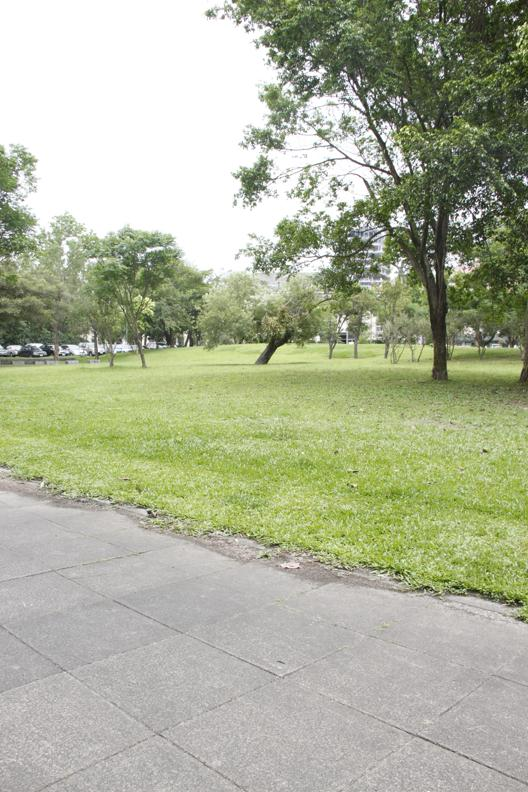
//> input picture src/Img/1.jpg, 528 x 792 px
$ ./main ../Img/1.jpg ../Img/2.jpg   (built with g++ and OpenCV 4)
//> lines starting //> are read from the running program, lines starting //| are printed output that depends on the picture
### src/Inc/Tools.hpp
#pragma once
#include <opencv2/opencv.hpp>
#include <Homography.hpp>

cv::Mat drawMatchedPoints(cv::Mat img1, cv::Mat img2, std::vector<cv::Point2f> pointsA, std::vector<cv::Point2f> pointsB);
void test_speed(std::vector<cv::Point2f> points1, std::vector<cv::Point2f> points2, Homography homography, size_t start_i, size_t end_i, size_t step_i);
void test_accuracy(std::vector<cv::Point2f> points1, std::vector<cv::Point2f> points2, Homography homography, size_t start_i, size_t end_i, size_t step_i);

### src/Inc/RANSAC.hpp
#pragma once
#include <opencv2/opencv.hpp>

void selectRandomSample(std::vector<cv::Point2f> &pointsA, std::vector<cv::Point2f> &pointsB, std::vector<cv::Point2f> &pickedPointsA, std::vector<cv::Point2f> &pickedPointsB);
int countInliers(std::vector<cv::Point2f> const &srcPoints, std::vector<cv::Point2f> const &dstPoints, cv::Mat const &H, double distanceThreshold);
cv::Point2f applyHomography(const cv::Mat& H, const cv::Point2f& point);

### src/Inc/Homography.hpp
#pragma once
#include <string>
#include <opencv2/opencv.hpp>
#include <iostream>

typedef cv::Mat (*HomographyFinder)(std::vector<cv::Point2f>, std::vector<cv::Point2f>);

class Performance
{
public:
    std::chrono::duration<double, std::milli> timeTaken;
    int inlierCount;
    std::vector<int> total;
    friend std::ostream& operator<<(std::ostream& os, const Performance& perf);
};

class Homography
{
private:
    HomographyFinder findHomography;
public:
    Homography(HomographyFinder findHomography);
    ~Homography();
    Performance perf;
    int maxIterations = 10000;
    double distanceThreshold = 3;
    cv::Mat find(std::vector<cv::Point2f> &pointsA, std::vector<cv::Point2f> &pointsB);
    static cv::Mat CV(std::vector<cv::Point2f> pointsA, std::vector<cv::Point2f> pointsB);
    static cv::Mat DLT(std::vector<cv::Point2f> pointsA, std::vector<cv::Point2f> pointsB);
    static cv::Mat eigenDLT(std::vector<cv::Point2f> pointsA, std::vector<cv::Point2f> pointsB);
};

### src/Inc/main.hpp
#pragma once
#include <opencv2/opencv.hpp>

### src/Src/eigenDLT.cpp
#include <Eigen/Dense>
#include <opencv2/opencv.hpp>
#include <opencv2/core/eigen.hpp>
#include <Homography.hpp>
#include <vector>


cv::Mat Homography::eigenDLT(std::vector<cv::Point2f> srcPoints, std::vector<cv::Point2f> dstPoints) {
    Eigen::MatrixXd A(8, 9);

    for (size_t i = 0; i < srcPoints.size(); ++i) {
        double x = srcPoints[i].x, y = srcPoints[i].y;
        double u = dstPoints[i].x, v = dstPoints[i].y;

        A(2 * i, 0) = -x;
        A(2 * i, 1) = -y;
        A(2 * i, 2) = -1;
        A(2 * i, 3) = 0;
        A(2 * i, 4) = 0;
        A(2 * i, 5) = 0;
        A(2 * i, 6) = x * u;
        A(2 * i, 7) = y * u;
        A(2 * i, 8) = u;

        A(2 * i + 1, 0) = 0;
        A(2 * i + 1, 1) = 0;
        A(2 * i + 1, 2) = 0;
        A(2 * i + 1, 3) = -x;
        A(2 * i + 1, 4) = -y;
        A(2 * i + 1, 5) = -1;
        A(2 * i + 1, 6) = x * v;
        A(2 * i + 1, 7) = y * v;
        A(2 * i + 1, 8) = v;
    }

    Eigen::JacobiSVD<Eigen::MatrixXd> svd(A, Eigen::ComputeFullV);
    Eigen::VectorXd h = svd.matrixV().col(8);
    h /= h(8); // Normalize so that the last element is 1

    cv::Mat H;
    cv::eigen2cv(h, H);
    // resize M
    H = H.reshape(0, 3);
    // [5 lines of commented-out code are left out]

    return H;
}

### src/Src/Tools.cpp
#include <Tools.hpp>
#include <opencv2/opencv.hpp>
#include <RANSAC.hpp>

cv::Mat drawMatchedPoints(cv::Mat img1, cv::Mat img2, std::vector<cv::Point2f> pointsA, std::vector<cv::Point2f> pointsB)
{
    // Draw points on image 1
    for (const auto& point : pointsA) {
        cv::circle(img1, point, 5, cv::Scalar(0, 0, 255), -1); // Red color
    }

    // Draw points on image 2
    for (const auto& point : pointsB) {
        cv::circle(img2, point, 5, cv::Scalar(0, 0, 255), -1); // Red color
    }

    // Create a blank image to draw the combined result
    cv::Mat img_matched_points(img1.rows, img1.cols + img2.cols, img1.type());

    // Copy images to the img_matched_points
    img1.copyTo(img_matched_points(cv::Rect(0, 0, img1.cols, img1.rows)));
    img2.copyTo(img_matched_points(cv::Rect(img1.cols, 0, img2.cols, img2.rows)));

    // Draw lines connecting corresponding points
    for (size_t i = 0; i < pointsA.size(); ++i) {
        cv::Point2f offset(img1.cols, 0); // Offset for the second image
        cv::line(img_matched_points, pointsA[i], pointsB[i] + offset, cv::Scalar(0, 255, 0), 2); // Green color
    }

    return img_matched_points;
}

// Test speed of a homography
// Prints CSV with values to standard output
// [41 lines left out: functions test_speed, test_accuracy, not called in this run]

### src/Src/Homography.cpp
// class Homography, which will have method called find() that will be calling the findHomography function which has been declared on constructor
#include <opencv2/opencv.hpp>
#include <Homography.hpp>
#include <RANSAC.hpp>
#include <iostream>
#include <vector>

Homography::Homography(HomographyFinder findHomography)
{
    this->findHomography = findHomography;
}

Homography::~Homography()
{
}

cv::Mat Homography::find(std::vector<cv::Point2f> &pointsA, std::vector<cv::Point2f> &pointsB)
{
    unsigned numPoints = 4;

    assert(pointsA.size() >= numPoints);
    assert(pointsB.size() >= numPoints);
    assert(pointsA.size() == pointsB.size());

    Performance perf;

    using std::chrono::high_resolution_clock;
    using std::chrono::duration;

    auto t1 = high_resolution_clock::now();

    std::vector<cv::Point2f> pickedPointsA, pickedPointsB;

    cv::Mat bestH;
    int bestInliers = 0;
    std::vector<cv::Point2f> bestPointsA, bestPointsB;

    for (int iter = 0; iter < maxIterations; iter++) {
        // 1. Randomly select a sample of 4 points
        selectRandomSample(pointsA, pointsB, pickedPointsA, pickedPointsB);

        // 2. Compute homography for this sample (using DLT and SVD)
        cv::Mat H = this->findHomography(pickedPointsA, pickedPointsB);

        // 3. Count inliers
        int inliers = countInliers(pointsA, pointsB, H, distanceThreshold);

        // 4. Update best homography if current one has more inliers
        if (inliers > bestInliers) {
            bestInliers = inliers;
            bestH = H;
        }
    }

    if (bestInliers == 0) {
        std::cout << "No inliers found" << std::endl;
        exit(1);
    }

    auto t2 = high_resolution_clock::now();

    this->perf.timeTaken = t2 - t1;
    this->perf.inlierCount = bestInliers;

    // 5. Optional: refine homography using all inliers from the best model

    // H = this->findHomography(pointsA, pointsB)

    return bestH;
}

cv::Mat Homography::CV(std::vector<cv::Point2f> pointsA, std::vector<cv::Point2f> pointsB)
{
    return cv::findHomography(pointsA, pointsB, cv::RANSAC);
}

cv::Mat Homography::DLT(std::vector<cv::Point2f> pointsA, std::vector<cv::Point2f> pointsB)
{
    // Compute mean and standard deviation for each set of points
    cv::Scalar meanA = cv::mean(pointsA);
    cv::Scalar meanB = cv::mean(pointsB);
    unsigned numPoints = pointsA.size();
    double stdDevA = 0, stdDevB = 0;

    for (int i = 0; i < numPoints; ++i) {
        stdDevA += pow(pointsA[i].x - meanA[0], 2) + pow(pointsA[i].y - meanA[1], 2);
        stdDevB += pow(pointsB[i].x - meanB[0], 2) + pow(pointsB[i].y - meanB[1], 2);
    }

    stdDevA = sqrt(stdDevA / (2 * numPoints));
    stdDevB = sqrt(stdDevB / (2 * numPoints));

    // Normalization matrices
    cv::Mat T1 = (cv::Mat_<double>(3, 3) << 1 / stdDevA, 0, -meanA[0] / stdDevA,
                                            0, 1 / stdDevA, -meanA[1] / stdDevA,
                                            0, 0, 1);

    cv::Mat T2 = (cv::Mat_<double>(3, 3) << 1 / stdDevB, 0, -meanB[0] / stdDevB,
                                            0, 1 / stdDevB, -meanB[1] / stdDevB,
                                            0, 0, 1);

    // Normalize coordinates
    cv::Mat srcPoints(3, numPoints, CV_64F);
    cv::Mat dstPoints(3, numPoints, CV_64F);

    for (int i = 0; i < numPoints; ++i) {
        srcPoints.at<double>(0, i) = pointsA[i].x;
        srcPoints.at<double>(1, i) = pointsA[i].y;
        srcPoints.at<double>(2, i) = 1;

        dstPoints.at<double>(0, i) = pointsB[i].x;
        dstPoints.at<double>(1, i) = pointsB[i].y;
        dstPoints.at<double>(2, i) = 1;
    }

    // Apply normalization
    srcPoints = T1 * srcPoints;
    dstPoints = T2 * dstPoints;

    // Build the design matrix for DLT algorithm
    cv::Mat A(2 * numPoints, 9, CV_64F);
    for (int i = 0; i < numPoints; ++i) {
        double x1 = srcPoints.at<double>(0, i);
        double y1 = srcPoints.at<double>(1, i);
        double x2 = dstPoints.at<double>(0, i);
        double y2 = dstPoints.at<double>(1, i);

        A.at<double>(2 * i, 0) = 0;
        A.at<double>(2 * i, 1) = 0;
        A.at<double>(2 * i, 2) = 0;
        A.at<double>(2 * i, 3) = -x1;
        A.at<double>(2 * i, 4) = -y1;
        A.at<double>(2 * i, 5) = -1;
        A.at<double>(2 * i, 6) = y2 * x1;
        A.at<double>(2 * i, 7) = y2 * y1;
        A.at<double>(2 * i, 8) = y2;

        A.at<double>(2 * i + 1, 0) = x1;
        A.at<double>(2 * i + 1, 1) = y1;
        A.at<double>(2 * i + 1, 2) = 1;
        A.at<double>(2 * i + 1, 3) = 0;
        A.at<double>(2 * i + 1, 4) = 0;
        A.at<double>(2 * i + 1, 5) = 0;
        A.at<double>(2 * i + 1, 6) = -x2 * x1;
        A.at<double>(2 * i + 1, 7) = -x2 * y1;
        A.at<double>(2 * i + 1, 8) = -x2;
    }

    // Solve for the homography matrix using SVD
    cv::Mat U, D, Vt;
    cv::SVD::compute(A, D, U, Vt);

    // Extract the column of V corresponding to the smallest singular value
    cv::Mat h = Vt.row(Vt.rows - 1);

    // Reshape the matrix to obtain the homography matrix
    cv::Mat H = h.reshape(0, 3);

    // // Denormalize the homography matrix
    H = T2.inv() * H * T1;

    // normalize matrix
    H = H / H.at<double>(2, 2);

    return H;
}

std::ostream& operator<<(std::ostream& os, const Performance& perf) {
    os << "Time taken: " << perf.timeTaken.count() << " ms" << std::endl;
    os << "Inliers: " << perf.inlierCount << std::endl;
    return os;
}

### src/main.cpp
#include <opencv2/opencv.hpp>
#include <iostream>
#include <vector>
#include <random>
#include <algorithm>

using namespace std;
using namespace cv;

cv::Mat myFindHomography(std::vector<cv::Point2f> pointsA, std::vector<cv::Point2f> pointsB);
void selectRandomSample(std::vector<cv::Point2f> &pointsA, std::vector<cv::Point2f> &pointsB, std::vector<cv::Point2f> &pickedPointsA, std::vector<cv::Point2f> &pickedPointsB);
int countInliers(std::vector<cv::Point2f> const &srcPoints, std::vector<cv::Point2f> const &dstPoints, cv::Mat const &H, double distanceThreshold);
cv::Point2f applyHomography(const cv::Mat& H, const cv::Point2f& point);
cv::Mat myFindHomographyHelper(int numPoints, std::vector<cv::Point2f> pointsA, std::vector<cv::Point2f> pointsB);

int main(int argc, char** argv) {
    // Load the image
    cv::Mat img1 = cv::imread(argv[1], cv::IMREAD_GRAYSCALE);
    cv::Mat img2 = cv::imread(argv[2], cv::IMREAD_GRAYSCALE);

    if (img1.empty() || img2.empty()) {
        std::cerr << "Error: Images not found!" << std::endl;
        return -1;
    }
    cv::Ptr<cv::ORB> orb = cv::ORB::create();

    // Detect keypoints and compute descriptors for both images
    std::vector<cv::KeyPoint> keypoints1, keypoints2;
    cv::Mat descriptors1, descriptors2;
    orb->detectAndCompute(img1, cv::Mat(), keypoints1, descriptors1);
    orb->detectAndCompute(img2, cv::Mat(), keypoints2, descriptors2);

    // Create BFMatcher object
    cv::BFMatcher matcher(cv::NORM_HAMMING);

    // Match descriptors
    std::vector<cv::DMatch> matches;
    matcher.match(descriptors1, descriptors2, matches);

    // Optional: Filter matches (for example, by distance)
    double max_dist = 0; double min_dist = 100;
    for (int i = 0; i < descriptors1.rows; i++) {
        double dist = matches[i].distance;
        if (dist < min_dist) min_dist = dist;
        if (dist > max_dist) max_dist = dist;
    }
    std::vector<cv::DMatch> good_matches;
    for (int i = 0; i < descriptors1.rows; i++) {
        if (matches[i].distance <= std::max(2 * min_dist, 70.0)) {
            good_matches.push_back(matches[i]);
        }
    }

    // Draw matches
    cv::Mat img_matches;
    cv::drawMatches(img1, keypoints1, img2, keypoints2, good_matches, img_matches);

    // // Show detected matches
    // cv::imshow("Matches", img_matches);
    // cv::waitKey(0);

    std::vector<cv::Point2f> points1;
    std::vector<cv::Point2f> points2;
    auto matches_to_use = good_matches;
    // auto matches_to_use = matches;
    cout << "Used matches size: " << matches_to_use.size() << endl;
    for (size_t i = 0; i < matches_to_use.size(); i++) {
        points1.push_back(keypoints1[matches_to_use[i].queryIdx].pt);
        points2.push_back(keypoints2[matches_to_use[i].trainIdx].pt);
    }

    // Find homography matrix
    cv::Mat H_ref = cv::findHomography(points1, points2, cv::RANSAC);
    cv::Mat H_our = myFindHomography(points1, points2);

    std::cout << "Reference homography" << std::endl << H_ref << std::endl;
    std::cout << "Our homography" << std::endl << H_our << std::endl;

    // Warp image
    cv::Mat img1_ref_warped;
    cv::warpPerspective(img1, img1_ref_warped, H_ref, img2.size());
    cv::Mat img1_our_warped;
    cv::warpPerspective(img1, img1_our_warped, H_our, img2.size());

    // // Display the warped image
    // cv::imshow("Warped Image", img1_warped);
    // cv::waitKey(0);

    cv::imwrite("image_A.jpg", img1);
    cv::imwrite("image_B.jpg", img2);
    cv::imwrite("image_matches.jpg", img_matches);
    cv::imwrite("image_warped_reference.jpg", img1_ref_warped);
    cv::imwrite("image_warped_our.jpg", img1_our_warped);

    return 0;
}

// [51 lines left out: function myFindHomography, not called in this run]

void selectRandomSample(std::vector<cv::Point2f> &pointsA, std::vector<cv::Point2f> &pointsB, std::vector<cv::Point2f> &pickedPointsA, std::vector<cv::Point2f> &pickedPointsB)
{
    std::random_device rd;
    std::mt19937 gen(rd());
    // Create an index vector representing indices of the paired values
    std::vector<size_t> indices(pointsA.size());
    std::iota(indices.begin(), indices.end(), 0);

    // Shuffle the indices
    std::shuffle(indices.begin(), indices.end(), gen);

    // Create two new vectors to store the picked pairs of values
    std::vector<cv::Point2f> newPickedPointsA;
    std::vector<cv::Point2f> newPickedPointsB;

    // Pick the first 4 indices and store the corresponding pairs
    for (size_t i = 0; i < 4 && i < indices.size(); ++i) {
        size_t index = indices[i];
        newPickedPointsA.push_back(pointsA[index]);
        newPickedPointsB.push_back(pointsB[index]);
    }
    pickedPointsA = newPickedPointsA;
    pickedPointsB = newPickedPointsB;
}

cv::Point2f applyHomography(const cv::Mat& H, const cv::Point2f& point)
{
    double x = point.x, y = point.y;
    double Z = H.at<double>(2, 0) * x + H.at<double>(2, 1) * y + H.at<double>(2, 2);
    double X = (H.at<double>(0, 0) * x + H.at<double>(0, 1) * y + H.at<double>(0, 2)) / Z;
    double Y = (H.at<double>(1, 0) * x + H.at<double>(1, 1) * y + H.at<double>(1, 2)) / Z;
    cv::Point2f finalPoint;
    finalPoint.x = X;
    finalPoint.y = Y;
    return finalPoint;
}

int countInliers(std::vector<cv::Point2f> const &pointsA, std::vector<cv::Point2f> const &pointsB, cv::Mat const &H, double distanceThreshold)
{
    int inliers = 0;

    for (size_t i = 0; i < pointsA.size(); i++) {
        Point2f projectedPoint = applyHomography(H, pointsA[i]);
        double dx = projectedPoint.x - pointsB[i].x;
        double dy = projectedPoint.y - pointsB[i].y;
        double distance = std::sqrt(dx * dx + dy * dy);

        if (distance < distanceThreshold) {
            inliers++;
        }
    }

    return inliers;
}

// [89 lines left out: function myFindHomographyHelper, not called in this run]

### src/Src/main.cpp
#include <opencv2/opencv.hpp>
#include <iostream>
#include <vector>
#include <random>
#include <algorithm>
#include <main.hpp>
#include <Homography.hpp>
#include <RANSAC.hpp>
#include <Tools.hpp>

using namespace std;
using namespace cv;

int main(int argc, char** argv) {
    // Load the image
    cv::Mat img1 = cv::imread(argv[1], cv::IMREAD_GRAYSCALE);
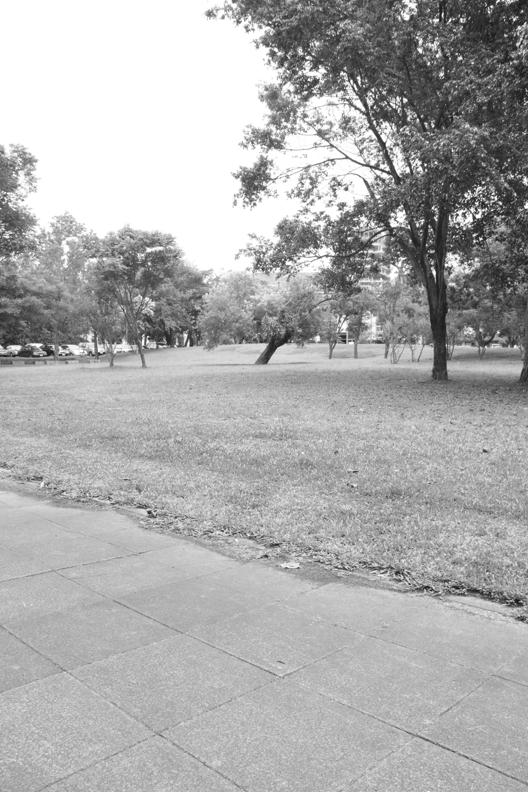
//> img1: 792 rows x 528 cols, CV_8UC1; min 12, max 255, mean 173.2
    cv::Mat img2 = cv::imread(argv[2], cv::IMREAD_GRAYSCALE);
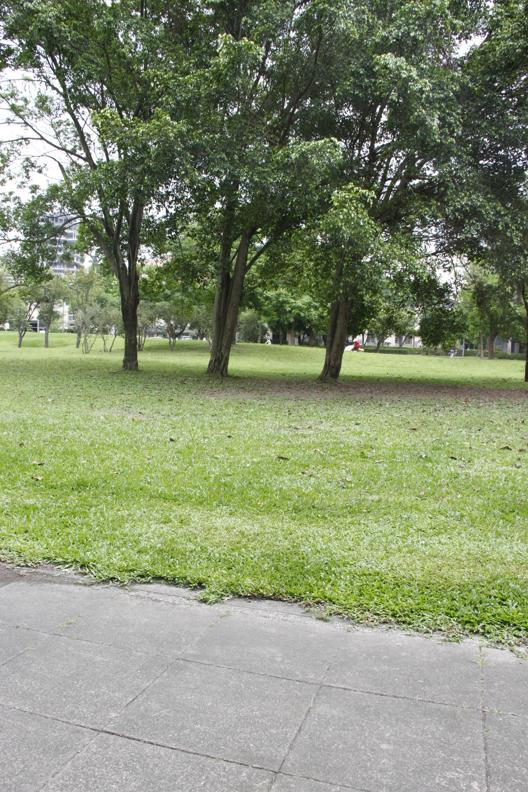
//> input picture src/Img/2.jpg, 528 x 792 px
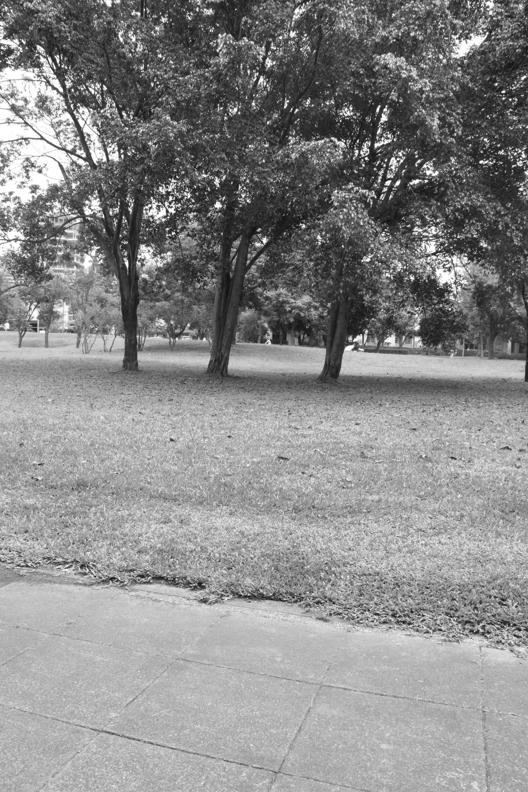
//> img2: 792 rows x 528 cols, CV_8UC1; min 8, max 255, mean 137.5
    cv::Mat img1_rgb = cv::imread(argv[1]);
//> img1_rgb is the input picture: 792 rows x 528 cols, CV_8UC3; mean B, G, R 152.8, 177.6, 172.2
    cv::Mat img2_rgb = cv::imread(argv[2]);
//> img2_rgb is the input picture: 792 rows x 528 cols, CV_8UC3; mean B, G, R 114.6, 143.8, 133.7
//> (the rest of the program and of its run is left out)
